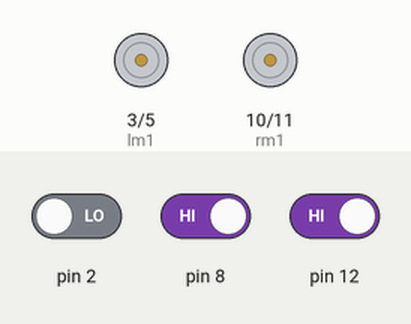
Simulated run of this sketch. Board: Arduino Uno, built with avr-gcc and run on an emulated ATmega328P. On the bench: motor-driver pin pairs drawn as motors (green arrow = first pin HIGH = forward, orange = second pin HIGH = backward, longer = more drive, scaled by the enable pin). The inputs (shaded band) are chosen by the test bench; at power-on: pin 8 HIGH, pin 2 LOW, pin 12 HIGH.

Above: at 1.2 s.
1.3 s: pin 8 driven LOW
At 2.0 s:
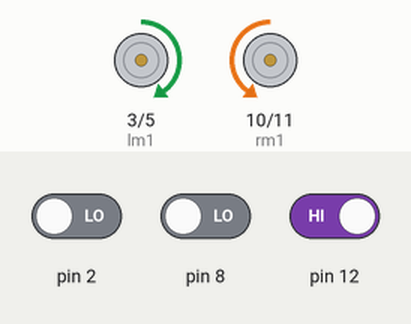
2.8 s: pin 2 driven HIGH and pin 12 driven LOW
At 3.2 s:
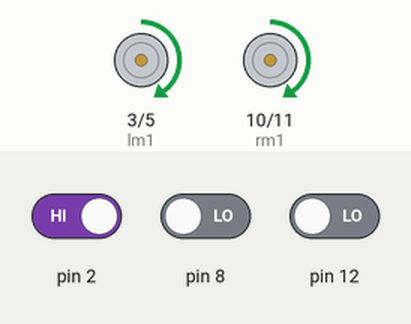
4.3 s: pin 8 driven HIGH
At 5.5 s:
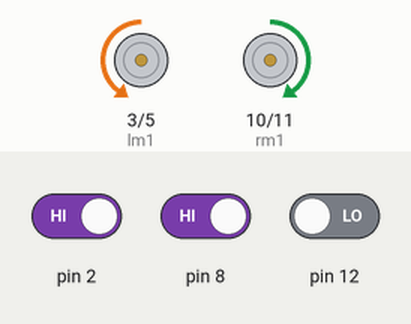
5.8 s: pin 12 driven HIGH
At 6.6 s:
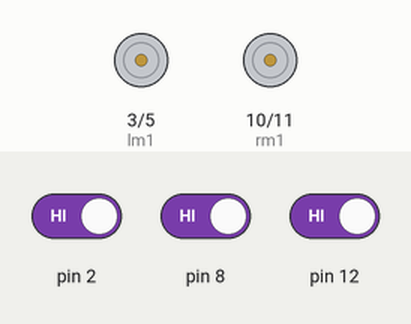
7.3 s: pin 12 driven LOW
At 7.8 s:
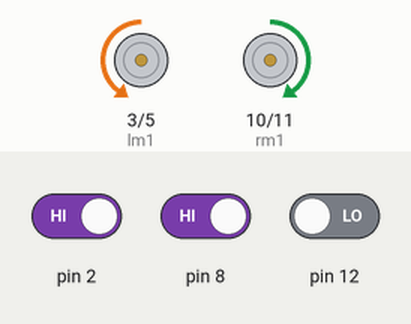
Timing chart, 0 to 9.8 s (numbered marks = the images above; inputs shaded):
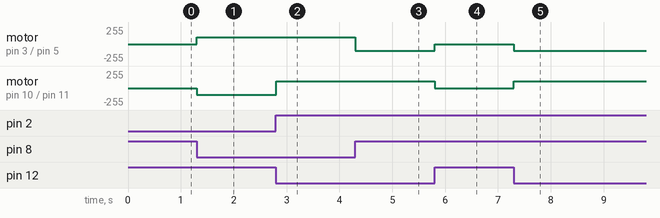

Measured:
- after the input at 1.3 s, motor on pin 3 (lm1) / pin 5 (lm2): stopped → forward 100/255 at once; motor on pin 10 (rm1) / pin 11 (rm2): stopped → backward 100/255 at once
- after the input at 2.8 s, motor on pin 10 (rm1) / pin 11 (rm2): backward 100/255 → forward 100/255 at once
- after the input at 4.3 s, motor on pin 3 (lm1) / pin 5 (lm2): forward 100/255 → backward 100/255 at once
- after the input at 5.8 s, motor on pin 3 (lm1) / pin 5 (lm2): backward 100/255 → stopped at once; motor on pin 10 (rm1) / pin 11 (rm2): forward 100/255 → stopped at once
- after the input at 7.3 s, motor on pin 3 (lm1) / pin 5 (lm2): stopped → backward 100/255 at once; motor on pin 10 (rm1) / pin 11 (rm2): stopped → forward 100/255 at once

The sketch:

linneeee.ino
```cpp
int ls;
int rs;
int ms;
int lm1=3;
int lm2=5;
int rm1=10;
int rm2=11;

void setup() {
  // put your setup code here, to run once:

  pinMode(2,INPUT);
  pinMode(8,INPUT);
  pinMode(12,INPUT);

  pinMode(3,OUTPUT);
  pinMode(5,OUTPUT);//8,9-left motor:
  pinMode(6,OUTPUT);// left enable

  pinMode(10,OUTPUT);// 10,11- right motor:
  pinMode(11,OUTPUT);
   pinMode(9,OUTPUT);// right enable
}

void loop() {
  // put your main code here, to run repeatedly:
  ls=digitalRead(8);
  rs=digitalRead(12);
  ms=digitalRead(2);
  //forward
  if(ls==LOW && ms==HIGH && rs==LOW)
  {
    analogWrite(lm1,100);
  analogWrite(lm2,0);
  analogWrite(rm1,100);
  analogWrite(rm2,0);
  digitalWrite(6,HIGH);
  digitalWrite(9,HIGH);
  }
  // right
  else if((ls==LOW && ms==HIGH && rs==HIGH)||(ls==LOW && ms==LOW && rs==HIGH))
  {
    analogWrite(lm1,100);
  analogWrite(lm2,0);

  analogWrite(rm1,0);
  analogWrite(rm2,100);
  digitalWrite(6,HIGH);
  digitalWrite(9,HIGH);
  }
  //left
  else if((ls==HIGH && ms==LOW && rs==LOW)||(ls==HIGH && ms==HIGH && rs==LOW))
  {
  analogWrite(lm1,0);
  analogWrite(lm2,100);
  analogWrite(rm1,100);
  analogWrite(rm2,0);
  digitalWrite(9,HIGH);
  digitalWrite(6,HIGH);
  }
  //turn around or stop
  else if(ls==LOW && ms==LOW && rs==LOW)
  {

    {
       analogWrite(lm1,100);
  analogWrite(lm2,0);
  analogWrite(rm1,0);
  analogWrite(rm2,100);
  digitalWrite(6,HIGH);
  digitalWrite(9,HIGH);
    }
  }
  // prefer left
  else if(ls==HIGH && ms==HIGH)
  {
    analogWrite(lm1,0);
  analogWrite(lm2,0);
  analogWrite(rm1,0);
  analogWrite(rm2,0);
  digitalWrite(6,LOW);
  digitalWrite(9,LOW);
  }


}
```
